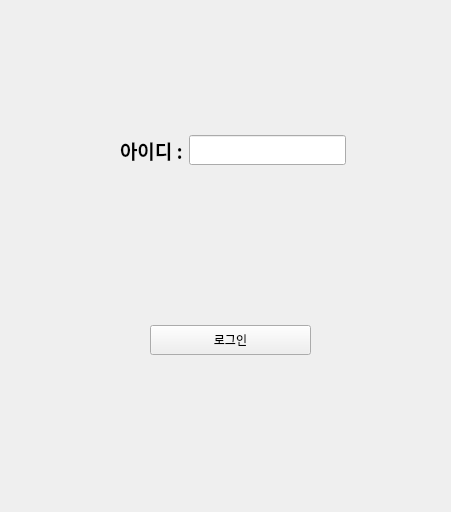
<?xml version="1.0" encoding="UTF-8"?>
<ui version="4.0">
 <class>Login</class>
 <widget class="QWidget" name="Login">
  <property name="geometry">
   <rect>
    <x>0</x>
    <y>0</y>
    <width>451</width>
    <height>512</height>
   </rect>
  </property>
  <property name="windowTitle">
   <string>Login</string>
  </property>
  <widget class="QWidget" name="">
   <property name="geometry">
    <rect>
     <x>120</x>
     <y>120</y>
     <width>226</width>
     <height>61</height>
    </rect>
   </property>
   <layout class="QHBoxLayout" name="horizontalLayout">
    <item>
     <widget class="QLabel" name="label">
      <property name="font">
       <font>
        <family>Agency FB</family>
        <pointsize>14</pointsize>
        <weight>75</weight>
        <bold>true</bold>
       </font>
      </property>
      <property name="text">
       <string>아이디 :</string>
      </property>
     </widget>
    </item>
    <item>
     <widget class="QLineEdit" name="manager_id_line">
      <property name="minimumSize">
       <size>
        <width>0</width>
        <height>30</height>
       </size>
      </property>
     </widget>
    </item>
   </layout>
  </widget>
  <widget class="QWidget" name="">
   <property name="geometry">
    <rect>
     <x>150</x>
     <y>290</y>
     <width>161</width>
     <height>101</height>
    </rect>
   </property>
   <layout class="QVBoxLayout" name="verticalLayout">
    <item>
     <widget class="QPushButton" name="login_btn">
      <property name="minimumSize">
       <size>
        <width>0</width>
        <height>30</height>
       </size>
      </property>
      <property name="text">
       <string>로그인</string>
      </property>
     </widget>
    </item>
   </layout>
  </widget>
 </widget>
 <resources/>
 <connections/>
</ui>
